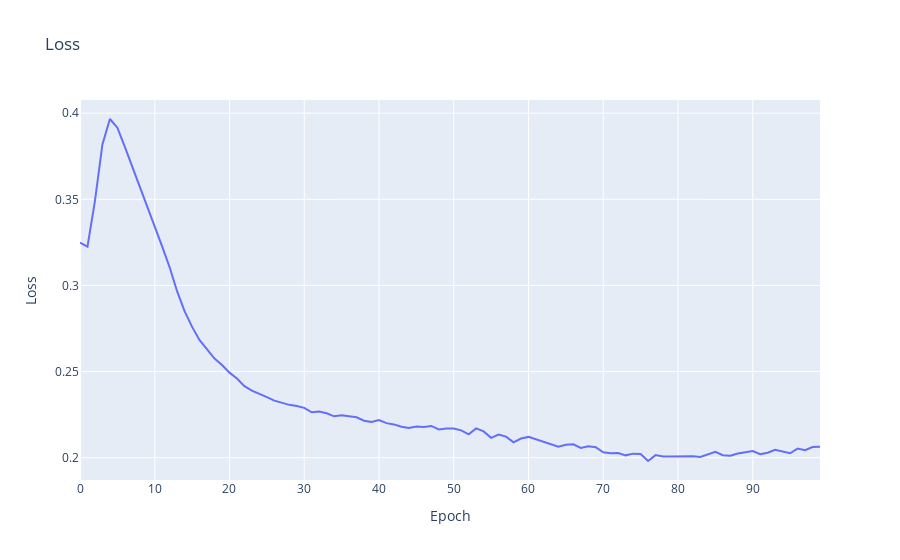

Write notebook code for a chart like this one.
### Code cell
# plot loss
fig = go.Figure()
# fig.add_trace(go.Scatter(y=lstm_history.history['loss'], mode='lines', name='loss'))
fig.add_trace(go.Scatter(y=lstm_history.history['val_loss'], mode='lines', name='val_loss'))
fig.update_layout(title='Loss', xaxis_title='Epoch', yaxis_title='Loss')
fig.show()

# save the plot
fig.write_image("rnn_loss.png")
